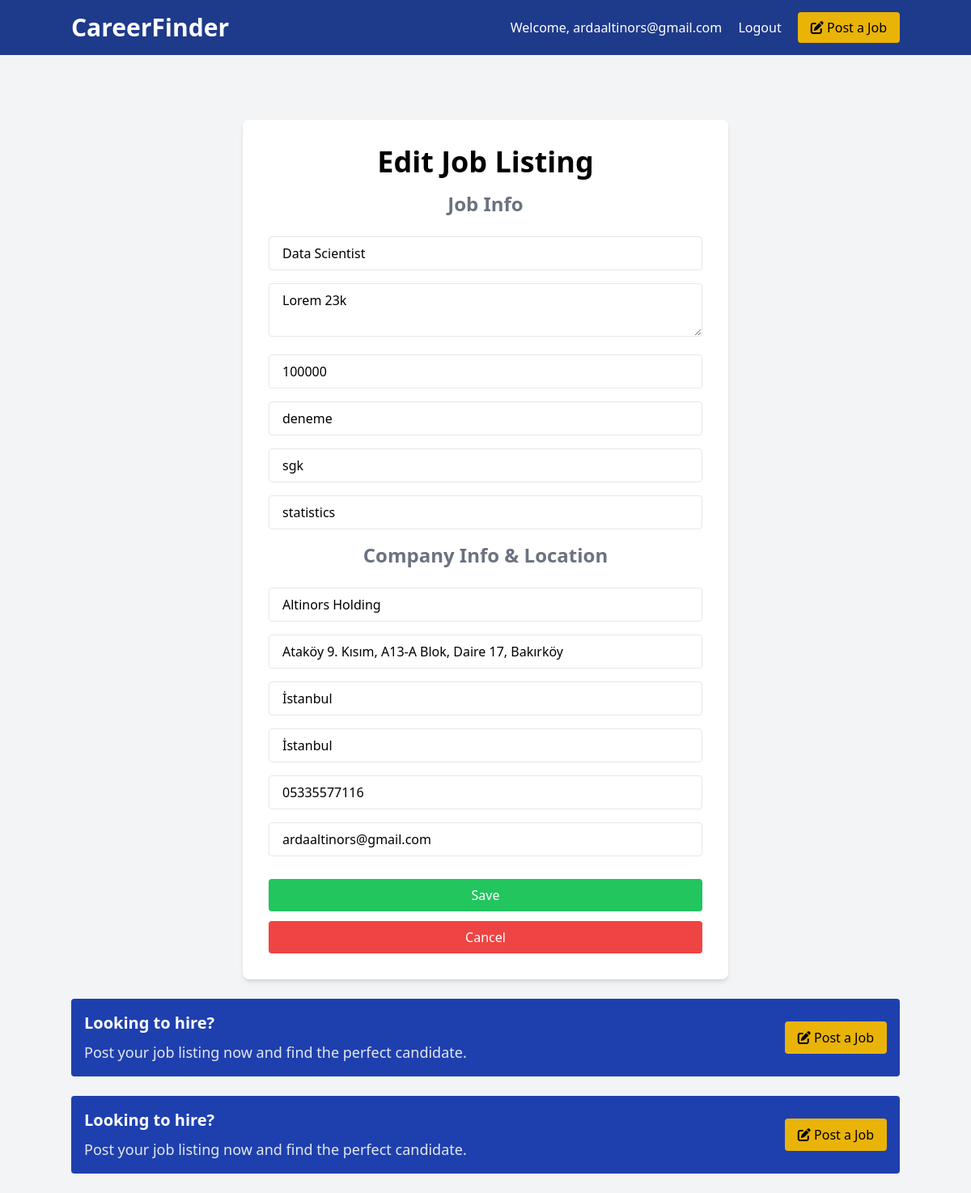
The app's page /edit.php?id=1 (signed in) with its own data.
### tables this page shows
CREATE TABLE jobs (
        id INTEGER PRIMARY KEY AUTOINCREMENT,
        title TEXT NOT NULL,
        description TEXT NOT NULL,
        salary TEXT NOT NULL,
        location TEXT NOT NULL,
        type TEXT NOT NULL,
        tags TEXT NOT NULL,
        requirements TEXT NOT NULL,
        benefits TEXT NOT NULL,
        company TEXT NOT NULL,
        address TEXT NOT NULL,
        city TEXT NOT NULL,
        state TEXT NOT NULL,
        phone TEXT NOT NULL,
        email TEXT NOT NULL,
        creator_email TEXT NOT NULL,
        created_at TEXT DEFAULT CURRENT_TIMESTAMP
    );

### edit.php (the view, shortened to what this page needs)
<?php include 'templates/header.php'; ?>
<?php
include 'config.php';
$jobId = isset($_GET['id']) ? (int)$_GET['id'] : 0;
$stmt = $pdo->prepare("SELECT * FROM jobs WHERE id = :id");
$stmt->execute(['id' => $jobId]);
$job = $stmt->fetch();
?>
<section class="flex justify-center items-center mt-20">
    <div class="bg-white p-8 rounded-lg shadow-md w-full md:w-600 mx-6">
        <h2 class="text-4xl text-center font-bold mb-4">Edit Job Listing</h2>
        <form method="POST" action="edit.php?id=<?php echo $jobId; ?>">
            <h2 class="text-2xl font-bold mb-6 text-center text-gray-500">Job Info</h2>
            <div class="mb-4">
                <input type="text" name="title" value="<?php echo htmlspecialchars($job['title']); ?>" placeholder="Job Title" class="w-full px-4 py-2 border rounded focus:outline-none" required />
            </div>
            <div class="mb-4">
                <textarea name="description" placeholder="Job Description" class="w-full px-4 py-2 border rounded focus:outline-none" required><?php echo htmlspecialchars($job['description']); ?></textarea>
            </div>
            <div class="mb-4">
                <input type="text" name="salary" value="<?php echo htmlspecialchars($job['salary']); ?>" placeholder="Annual Salary" class="w-full px-4 py-2 border rounded focus:outline-none" required />
            </div>
            <div class="mb-4">
                <input type="text" name="requirements" value="<?php echo htmlspecialchars($job['requirements']); ?>" placeholder="Requirements" class="w-full px-4 py-2 border rounded focus:outline-none" required />
            </div>
            <div class="mb-4">
                <input type="text" name="benefits" value="<?php echo htmlspecialchars($job['benefits']); ?>" placeholder="Benefits" class="w-full px-4 py-2 border rounded focus:outline-none" required />
            </div>
            <div class="mb-4">
                <input type="text" name="tags" value="<?php echo htmlspecialchars($job['tags']); ?>" placeholder="Tags (comma separated)" class="w-full px-4 py-2 border rounded focus:outline-none" />
            </div>
            <h2 class="text-2xl font-bold mb-6 text-center text-gray-500">Company Info & Location</h2>
            <div class="mb-4">
                <input type="text" name="company" value="<?php echo htmlspecialchars($job['company']); ?>" placeholder="Company Name" class="w-full px-4 py-2 border rounded focus:outline-none" required />
            </div>
            <div class="mb-4">
                <input type="text" name="address" value="<?php echo htmlspecialchars($job['address']); ?>" placeholder="Address" class="w-full px-4 py-2 border rounded focus:outline-none" required />
            </div>
            <div class="mb-4">
                <input type="text" name="city" value="<?php echo htmlspecialchars($job['city']); ?>" placeholder="City" class="w-full px-4 py-2 border rounded focus:outline-none" required />
            </div>
            <div class="mb-4">
                <input type="text" name="state" value="<?php echo htmlspecialchars($job['state']); ?>" placeholder="State" class="w-full px-4 py-2 border rounded focus:outline-none" required />
            </div>
            <div class="mb-4">
                <input type="text" name="phone" value="<?php echo htmlspecialchars($job['phone']); ?>" placeholder="Phone" class="w-full px-4 py-2 border rounded focus:outline-none" required />
            </div>
            <div class="mb-4">
                <input type="email" name="email" value="<?php echo htmlspecialchars($job['email']); ?>" placeholder="Email Address For Applications" class="w-full px-4 py-2 border rounded focus:outline-none" required />
            </div>
            <button class="w-full bg-green-500 hover:bg-green-600 text-white px-4 py-2 my-3 rounded focus:outline-none">Save</button>
            <a href="listings.php" class="block text-center w-full bg-red-500 hover:bg-red-600 text-white px-4 py-2 rounded focus:outline-none">Cancel</a>
        </form>
    </div>
</section>
<section class="container mx-auto my-6">
    <div class="bg-blue-800 text-white rounded p-4 flex items-center justify-between">
        <div>
            <h2 class="text-xl font-semibold">Looking to hire?</h2>
            <p class="text-gray-200 text-lg mt-2">Post your job listing now and find the perfect candidate.</p>
        </div>
        <a href="post-job.php" class="bg-yellow-500 hover:bg-yellow-600 text-black px-4 py-2 rounded hover:shadow-md transition duration-300">
            <i class="fa fa-edit"></i> Post a Job
        </a>
    </div>
</section>
<?php include 'templates/footer.php'; ?>

### css/style.css (style rules this page uses)
html { line-height: 1.5; -webkit-text-size-adjust: 100%; -moz-tab-size: 4; -o-tab-size: 4; tab-size: 4; font-family: ui-sans-serif, system-ui, -apple-system, BlinkMacSystemFont, "Segoe UI", Roboto, "Helvetica Neue", Arial, "Noto Sans", sans-serif, "Apple Color Emoji", "Segoe UI Emoji", "Segoe UI Symbol", "Noto Color Emoji"; font-feature-settings: normal; font-variation-settings: normal; }
body { margin: 0; line-height: inherit; }
h1, h2, h3, h4, h5, h6 { font-size: inherit; font-weight: inherit; }
a { color: inherit; text-decoration: inherit; }
button, input, optgroup, select, textarea { font-family: inherit; font-feature-settings: inherit; font-variation-settings: inherit; font-size: 100%; font-weight: inherit; line-height: inherit; color: inherit; margin: 0; padding: 0; }
button, select { text-transform: none; }
button, [type='button'], [type='reset'], [type='submit'] { -webkit-appearance: button; background-color: transparent; background-image: none; }
blockquote, dl, dd, h1, h2, h3, h4, h5, h6, hr, figure, p, pre { margin: 0; }
textarea { resize: vertical; }
input::placeholder, textarea::placeholder { opacity: 1; color: #9ca3af; }
button, [role="button"] { cursor: pointer; }
.container { width: 100%; }
@media (min-width: 640px) { .container { max-width: 640px; } }
@media (min-width: 768px) { .container { max-width: 768px; } }
@media (min-width: 1024px) { .container { max-width: 1024px; } }
.mx-6 { margin-left: 1.5rem; margin-right: 1.5rem; }
.mx-auto { margin-left: auto; margin-right: auto; }
.my-3 { margin-top: 0.75rem; margin-bottom: 0.75rem; }
.my-6 { margin-top: 1.5rem; margin-bottom: 1.5rem; }
.mb-4 { margin-bottom: 1rem; }
.mb-6 { margin-bottom: 1.5rem; }
.mt-2 { margin-top: 0.5rem; }
.mt-20 { margin-top: 5rem; }
.block { display: block; }
.flex { display: flex; }
.w-full { width: 100%; }
.items-center { align-items: center; }
.justify-center { justify-content: center; }
.justify-between { justify-content: space-between; }
.rounded { border-radius: 0.25rem; }
.rounded-lg { border-radius: 0.5rem; }
.border { border-width: 1px; }
.bg-blue-800 { --tw-bg-opacity: 1; background-color: rgb(30 64 175 / var(--tw-bg-opacity)); }
.bg-gray-100 { --tw-bg-opacity: 1; background-color: rgb(243 244 246 / var(--tw-bg-opacity)); }
.bg-white { --tw-bg-opacity: 1; background-color: rgb(255 255 255 / var(--tw-bg-opacity)); }
.bg-yellow-500 { --tw-bg-opacity: 1; background-color: rgb(234 179 8 / var(--tw-bg-opacity)); }
.bg-red-500 { --tw-bg-opacity: 1; background-color: rgb(239 68 68 / var(--tw-bg-opacity)); }
.bg-green-500 { --tw-bg-opacity: 1; background-color: rgb(34 197 94 / var(--tw-bg-opacity)); }
.p-4 { padding: 1rem; }
.p-8 { padding: 2rem; }
.px-4 { padding-left: 1rem; padding-right: 1rem; }
.py-2 { padding-top: 0.5rem; padding-bottom: 0.5rem; }
.text-center { text-align: center; }
.text-4xl { font-size: 2.25rem; line-height: 2.5rem; }
.text-lg { font-size: 1.125rem; line-height: 1.75rem; }
.text-xl { font-size: 1.25rem; line-height: 1.75rem; }
.text-2xl { font-size: 1.5rem; line-height: 2rem; }
.font-bold { font-weight: 700; }
.font-semibold { font-weight: 600; }
.text-black { --tw-text-opacity: 1; color: rgb(0 0 0 / var(--tw-text-opacity)); }
.text-gray-200 { --tw-text-opacity: 1; color: rgb(229 231 235 / var(--tw-text-opacity)); }
.text-gray-500 { --tw-text-opacity: 1; color: rgb(107 114 128 / var(--tw-text-opacity)); }
.text-white { --tw-text-opacity: 1; color: rgb(255 255 255 / var(--tw-text-opacity)); }
.shadow-md { --tw-shadow: 0 4px 6px -1px rgb(0 0 0 / 0.1), 0 2px 4px -2px rgb(0 0 0 / 0.1); --tw-shadow-colored: 0 4px 6px -1px var(--tw-shadow-color), 0 2px 4px -2px var(--tw-shadow-color); box-shadow: var(--tw-ring-offset-shadow, 0 0 #0000), var(--tw-ring-shadow, 0 0 #0000), var(--tw-shadow); }
.transition { transition-property: color, background-color, border-color, text-decoration-color, fill, stroke, opacity, box-shadow, transform, filter, -webkit-backdrop-filter; transition-property: color, background-color, border-color, text-decoration-color, fill, stroke, opacity, box-shadow, transform, filter, backdrop-filter; transition-property: color, background-color, border-color, text-decoration-color, fill, stroke, opacity, box-shadow, transform, filter, backdrop-filter, -webkit-backdrop-filter; transition-timing-function: cubic-bezier(0.4, 0, 0.2, 1); transition-duration: 150ms; }
.duration-300 { transition-duration: 300ms; }
@media (min-width: 768px) { .md\:w-600 { width: 600px; } }

### records on screen
jobs: title "Data Scientist", description "Lorem 23k", salary "100000", requirements "deneme", benefits "sgk", tags "statistics", company "Altinors Holding", address "Ataköy 9. Kısım, A13-A Blok, Daire 17, Bakırköy", city "İstanbul", state "İstanbul", phone "05335577116", email "ardaaltinors@gmail.com"

### other values on screen
$_SESSION['user'] "ardaaltinors@gmail.com"
